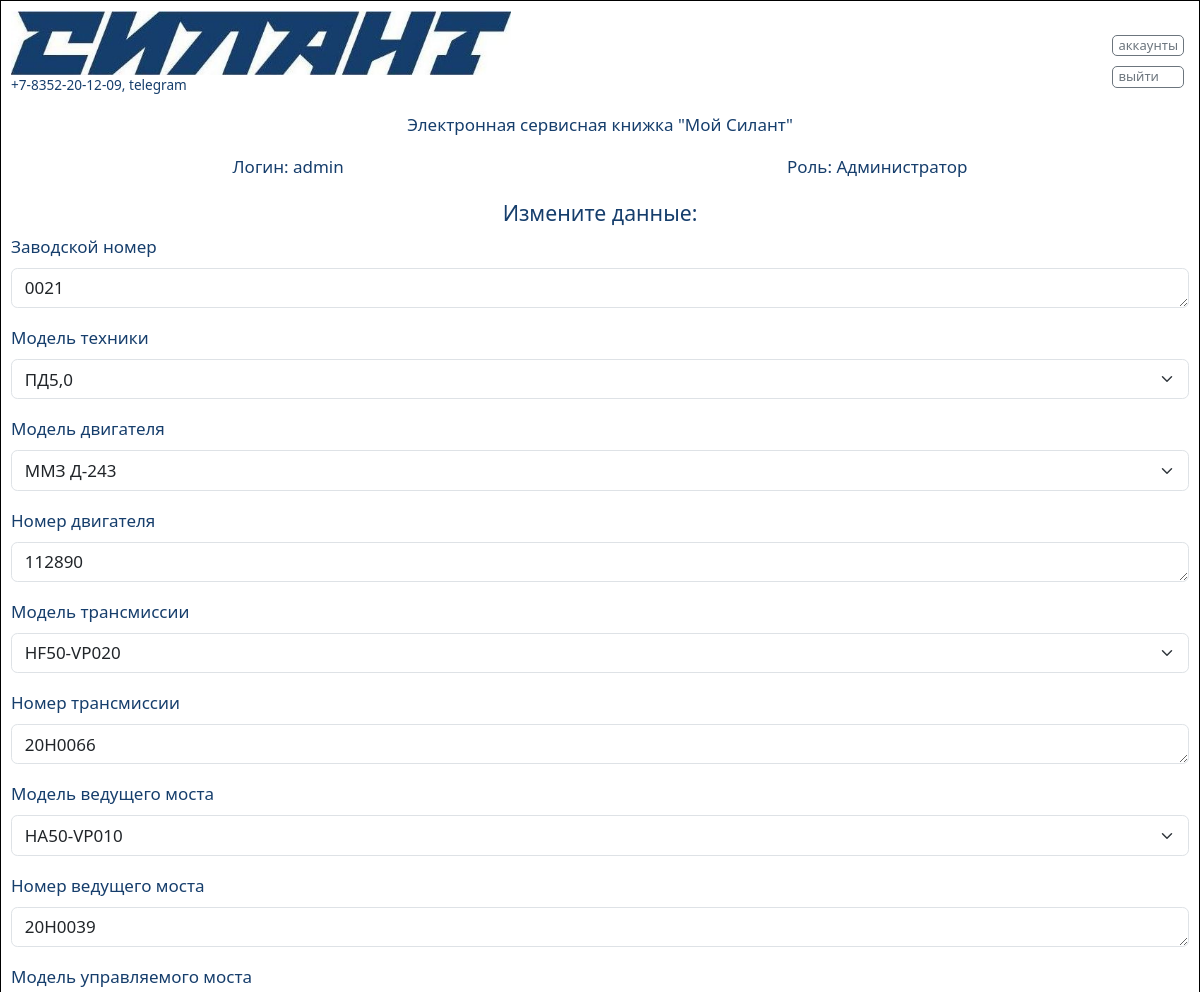
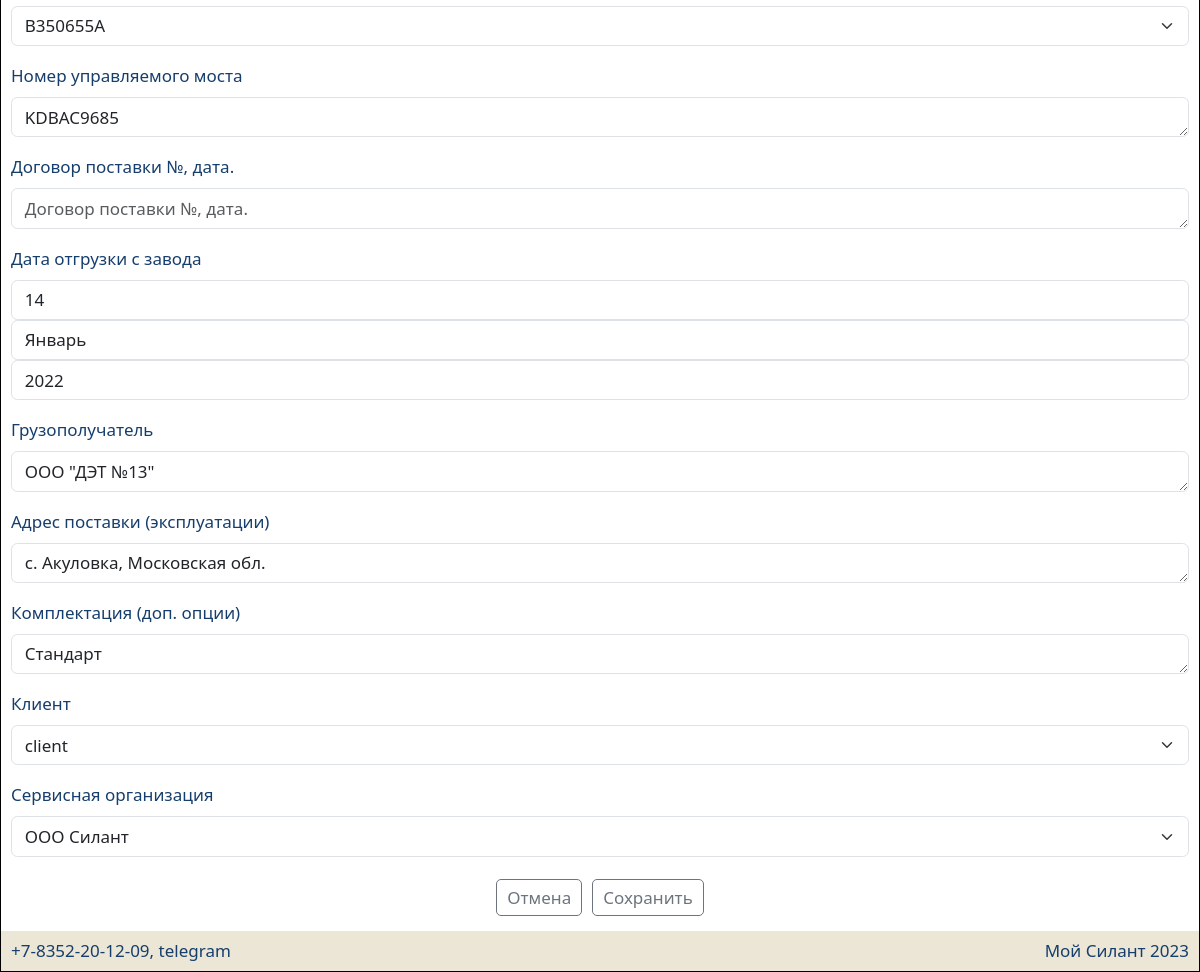
The app's page /info/2/edit (signed in) with its own data (2 pictures, top to bottom).
### silant/models.py (models this page shows, shortened)
class Car(models.Model):
    factory_number = models.TextField(max_length=17, unique=True, db_index=True, verbose_name='Заводской номер')
    technique_model = models.ForeignKey(Technique_model, on_delete=models.CASCADE, db_index=True, verbose_name='Модель техники')
    engine_model = models.ForeignKey(Engine_model, on_delete=models.CASCADE, db_index=True, verbose_name='Модель двигателя')
    engine_number = models.TextField(max_length=17, verbose_name='Номер двигателя')
    transmission_model = models.ForeignKey(Transmission_model, on_delete=models.CASCADE, db_index=True, verbose_name='Модель трансмиссии')
    transmission_number = models.TextField(max_length=50, verbose_name='Номер трансмиссии')
    drive_axle_model = models.ForeignKey(Drive_axle_model, on_delete=models.CASCADE, db_index=True, verbose_name='Модель ведущего моста')
    drive_axle_number = models.TextField(max_length=50, verbose_name='Номер ведущего моста')
    steerable_axle_model = models.ForeignKey(Steerable_axle_model, on_delete=models.CASCADE, db_index=True, verbose_name='Модель управляемого моста')
    steerable_axle_number = models.TextField(max_length=50, verbose_name='Номер управляемого моста')
    supply_contract = models.TextField(max_length=50, blank=True, verbose_name='Договор поставки №, дата.')
    date_of_shipment_from_the_factory = models.DateField(db_index=True, verbose_name='Дата отгрузки с завода')
    consignee = models.TextField(max_length=50, blank=True, verbose_name='Грузополучатель')
    delivery_address = models.TextField(max_length=150, blank=True, verbose_name='Адрес поставки (эксплуатации)')
    equipment = models.TextField(max_length=150, blank=True, verbose_name='Комплектация (доп. опции)')
    client = models.ForeignKey(User, on_delete=models.CASCADE, null=True, blank=True, verbose_name='Клиент')
    service_company = models.ForeignKey(Service_company, null=True, on_delete=models.CASCADE, blank=True, verbose_name='Сервисная организация')
    class Meta:
        verbose_name = 'Машины'
        verbose_name_plural = 'Машины'
        ordering = ['date_of_shipment_from_the_factory']

### silant/views.py (the view)
# urls.py: path('info/<int:pk>/edit', EditCar.as_view()),
class EditCar(PermissionRequiredMixin, UpdateView):
    permission_required = 'silant.change_car'
    model = Car
    template_name = 'update.html'
    form_class = CreateCarForm
    success_url = '/info'

### silant/forms.py
class CreateCarForm(forms.ModelForm):
    class Meta:
        model = Car
        widgets = {'factory_number': forms.Textarea(attrs={'rows': 1}),
                   'engine_number': forms.Textarea(attrs={'rows': 1}),
                   'transmission_number': forms.Textarea(attrs={'rows': 1}),
                   'drive_axle_number': forms.Textarea(attrs={'rows': 1}),
                   'steerable_axle_number': forms.Textarea(attrs={'rows': 1}),
                   'supply_contract': forms.Textarea(attrs={'rows': 1}),
                   'consignee': forms.Textarea(attrs={'rows': 1}),
                   'delivery_address': forms.Textarea(attrs={'rows': 1}),
                   'equipment': forms.Textarea(attrs={'rows': 1}),
                   'date_of_shipment_from_the_factory': forms.SelectDateWidget(years=list(reversed(range(2000, now.year+1)))) }
        fields = '__all__'

### silant/models.py (called while the page is built)
    def __str__(self):
        return f'{self.name}'

    def __str__(self):
        return f'{self.name}'

    def __str__(self):
        return f'{self.name}'

    def __str__(self):
        return f'{self.name}'

    def __str__(self):
        return f'{self.name}'

    def __str__(self):
        return f'{self.name}'

### silant/templatetags/auth_extras.py (called while the page is built)
@register.filter(name='has_group')
def has_group(user, group_name):
    group = Group.objects.get(name=group_name)
    return True if group in user.groups.all() else False

### silant/templates/update.html (shortened to what this page needs)
{% extends 'default.html' %}
{% load bootstrap5 %}
{% block bootstrap_css %}{% bootstrap_css %}{% endblock bootstrap_css %}
{% load auth_extras %}
{% block content %}
<h5 class="center">Измените данные:</h5>
    <form method="post">
        {% bootstrap_form form layout='horizontal' %}
        <div class="center">
            {% buttons %}
            {% url 'index' as temporary_url %}
            <a class="button medium" href="{{ request.get_full_path|slice:':-5' }}" role="button">Отмена</a>
            <button type="submit" class="button medium">Сохранить</button>
            {% endbuttons %}
        </div>
    </form>
{% endblock content %}

### silant/templates/fragments/username_group.html
{% load auth_extras %}
{% if user.is_authenticated %}
    <div class="div_full_horizontal_content_space_around">
        <div>Логин: {{ user.username }}</div>
        <div>
            Роль:
            {% if request.user|has_group:"client" %}
                Клиент
            {% elif request.user|has_group:"service" %}
                Сервисная компания
            {% elif request.user|has_group:"manager" %}
                Менеджер
            {% elif request.user|has_group:"admin" %}
                Администратор
            {% endif %}
        </div>
    </div>
{% else %}
        <div class="center"><p>Вы не авторизовались</p></div>
{% endif %}

### static/css/style.css (style rules this page uses)
:root { --silant_black: #163E6C; --silant_red: #D20A11; --silant_beige: #EBE6D6; --silant_grey: #6c757d; --silant_light_grey: #e6e6e6; --silant_cell_grey: #f3f3f3; }
* { margin: 0; padding: 0; }
html { font-family: "PT-Astra-Sans_Regular"; line-height: 1.5; -webkit-text-size-adjust: 100%; -ms-text-size-adjust: 100%; -moz-text-size-adjust: 100%; -ms-overflow-style: scrollbar; -webkit-tap-highlight-color: rgba(0, 0, 0, 0); }
body { height: 100%; font-weight: 400; line-height: 1.5; color: var(--silant_black); }
h1, h2, h3, h4, h5, h6 { margin-top: 0; margin-bottom: 0.5rem; }
a { text-decoration: none !important; }
select { color: var(--silant_black); border: 1px solid #ced4da; border-radius: 0.25rem; }
.center { display: -webkit-flex; display: flex; justify-content: center; text-align: center; }
.button { border: 1px solid var(--silant_grey); display: inline-block; text-decoration: none; border-radius: 5px; color: var(--silant_grey); background: transparent; cursor: pointer; }
.button.medium { padding: 5px 10px; margin: 5px; }
.div_full_horizontal_content_space_around { display: -webkit-flex; display: flex; justify-content: space-around; align-items: center; }

### static/css/mobile.css (style rules this page uses)
html { font-size: 15px; }

### static/css/760.css (style rules this page uses)
html { font-size: 17px; }

### static/css/360.css (style rules this page uses)
html { font-size: 15px; }

### static/css/1366.css (style rules this page uses)
html { font-size: 18px; }

### static/css/1536.css (style rules this page uses)
html { font-size: 19px; }

### records on screen
Car: factory_number "0021", technique_model "ПД5,0", engine_model "ММЗ Д-243", engine_number "112890", transmission_model "HF50-VP020", transmission_number "20H0066", drive_axle_model "HA50-VP010", drive_axle_number "20H0039", steerable_axle_model "B350655A", steerable_axle_number "KDBAC9685", consignee "ООО \"ДЭТ №13\"", delivery_address "с. Акуловка, Московская обл.", equipment "Стандарт", client "client", service_company "ООО Силант"

### other values on screen
{{ user.username }} "admin"
